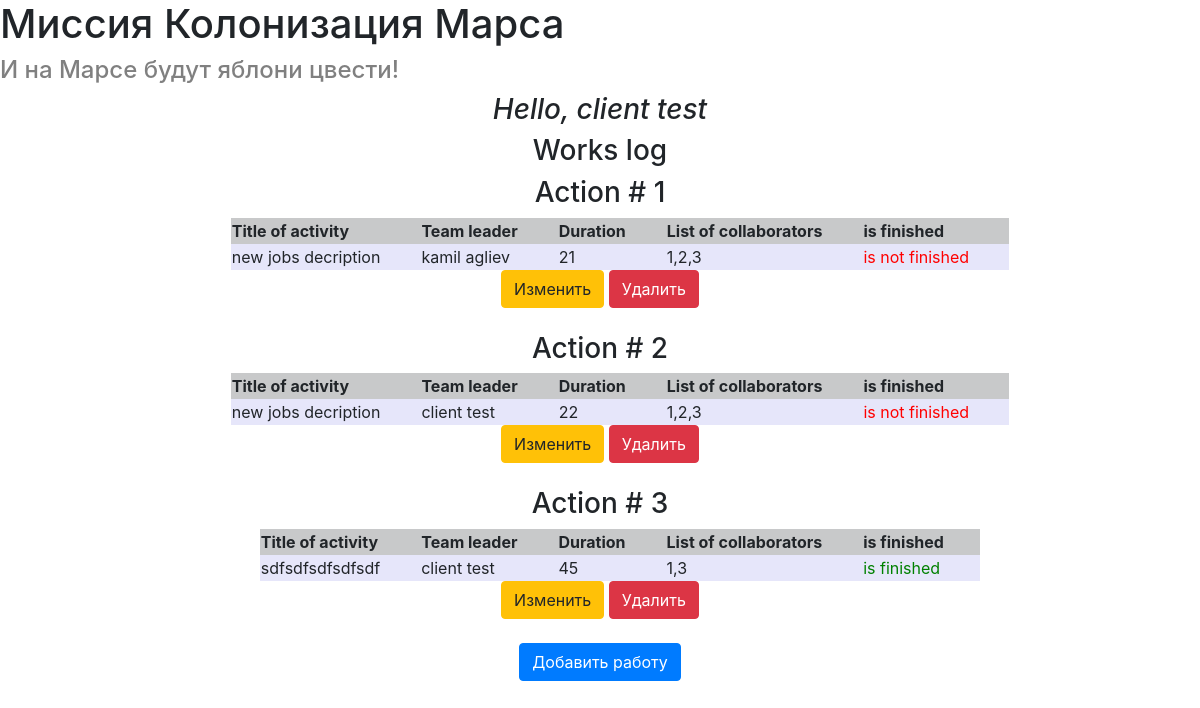
/page (signed in), run on the app's committed database.
### data/users.py (models this page shows, shortened)
class User(SqlAlchemyBase, UserMixin, SerializerMixin):
    __tablename__ = 'users'
    id = sqlalchemy.Column(sqlalchemy.Integer,
                           primary_key=True, autoincrement=True)
    email = sqlalchemy.Column(sqlalchemy.String, unique=True)
    name = sqlalchemy.Column(sqlalchemy.String)
    surname = sqlalchemy.Column(sqlalchemy.String)
    password = sqlalchemy.Column(sqlalchemy.String)
    hashed_password = sqlalchemy.Column(sqlalchemy.String, nullable=True)
    jobs = orm.relation("Jobs", back_populates='user')

### data/jobs.py (models this page shows)
class Jobs(SqlAlchemyBase, SerializerMixin):
    __tablename__ = 'jobs'
    id = sqlalchemy.Column(sqlalchemy.Integer,
                           primary_key=True, autoincrement=True)
    team_leader = sqlalchemy.Column(sqlalchemy.Integer,
                                    sqlalchemy.ForeignKey("users.id"))
    user = orm.relation('User')
    job = sqlalchemy.Column(sqlalchemy.String)
    work_size = sqlalchemy.Column(sqlalchemy.Integer)
    collaborators = sqlalchemy.Column(sqlalchemy.String)
    start_date = sqlalchemy.Column(sqlalchemy.String)
    end_date = sqlalchemy.Column(sqlalchemy.String)
    is_finished = sqlalchemy.Column(sqlalchemy.Boolean)
    creator = sqlalchemy.Column(sqlalchemy.Integer)

### server.py (the view)
@app.route('/page')
def page():
    s = db_session.create_session()
    jobs = s.query(Jobs).all()
    users_jobs = []
    for job in jobs:
        if str(current_user.id) in job.collaborators.split(
                ',') or job.team_leader == current_user.id:
            job.user = s.query(User).filter(User.id == job.team_leader).first()
            users_jobs.append(job)
    return render_template('page.html', title='myPage', jobs=users_jobs)

### data/db_session.py (called while the page is built)
def create_session() -> Session:
    global __factory
    return __factory()

### server.py (called while the page is built)
@login_manager.user_loader
def load_user(user_id):
    s = db_session.create_session()
    return s.query(User).get(user_id)

### templates/page.html
{% extends "base.html" %}
{% block content %}
<center>
    <h3><em>Hello, {{current_user.name}} {{current_user.surname}}</em></h3>
    <h3>Works log</h3>
    {% for job in jobs%}
    <h3>Action # {{loop.index}}</h3>
    <table style="margin-left:40px;">
        <tr bgcolor="#C8C9CA">
            <th style="padding-right: 40px;">Title of activity</th>
            <th style="padding-right: 40px;">Team leader</th>
            <th style="padding-right: 40px;">Duration</th>
            <th style="padding-right: 40px;">List of collaborators</th>
            <th>is finished</th>
        </tr>
        <tr bgcolor="#E6E6FA">
            <td style="padding-right: 40px;">{{job.job}}</td>
            <td style="padding-right: 40px;">{{job.user.name}} {{job.user.surname}}</td>
            <td style="padding-right: 40px;">{{job.work_size}}</td>
            <td style="padding-right: 40px;">{{job.collaborators}}</td>
            {%if job.is_finished%}
            <td style="padding-right: 40px;color: green;">is finished</td>
            {%else%}
            <td style="padding-right: 40px;color: red;">is not finished</td>
            {%endif%}
        </tr>
    </table>
    {% if current_user.is_authenticated %}
    <div>
        <a href="/job/{{ job.id }}" class="btn btn-warning">Изменить</a>
        <a href="/job_delete/{{ job.id }}" class="btn btn-danger">Удалить</a>
    </div>
{% endif %}
    <br>
{% endfor %}
    <a class="btn btn-primary " href="/add_job">Добавить работу</a>
</center>
{% endblock %}

### templates/base.html (shortened to what this page needs)
<!DOCTYPE html>
<html lang="ru">
<head>
    <link rel="stylesheet"
          href="https://stackpath.bootstrapcdn.com/bootstrap/4.4.1/css/bootstrap.min.css"
>
    <link rel="stylesheet" type="text/css" href="/static/css/style.css"/>
</head>
<body>
<h1>Миссия Колонизация Марса</h1>
<h4>И на Марсе будут яблони цвести!</h4>
{% block content %}
{% endblock %}
</body>
</html>

### static/css/style.css (style rules this page uses)
tr { bgcolor: grey; }
h4 { color: grey; }

### data on the page
User: name "client", surname "test"
Jobs: job "new jobs decription", user.name "kamil", user.surname "agliev", work_size "21", collaborators "1,2,3", is_finished "is not finished"
Jobs: job "new jobs decription", user.name "client", user.surname "test", work_size "22", collaborators "1,2,3", is_finished "is not finished"
Jobs: job "sdfsdfsdfsdfsdf", user.name "client", user.surname "test", work_size "45", collaborators "1,3", is_finished "is finished"
